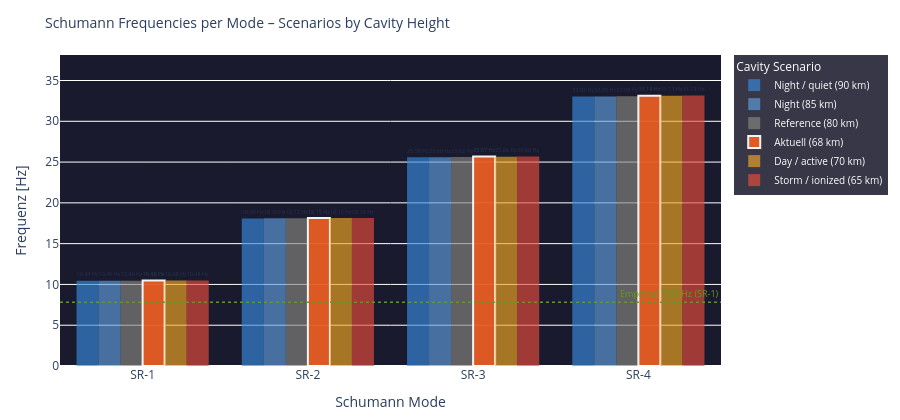

Source (notebook cell):
### Code cell
# ============================================================
# RESONANCE CONDITIONS – Schumann frequencies as bar chart
# Each SR mode: frequency at different cavity heights
# ============================================================

modi        = [1, 2, 3, 4]
h_scenarios = {
    'Night / quiet (90 km)':   90.0,
    'Night (85 km)':           85.0,
    'Reference (80 km)':        80.0,
    f'Aktuell ({h_eff:.0f} km)': float(h_eff),
    'Day / active (70 km)':     70.0,
    'Storm / ionized (65 km)': 65.0,
}
colors_h = ['#378ADD','#5F9FDD','#888780','#E85D24','#F2A623','#e74c3c']

fig = go.Figure()

x_labels = [f'SR-{n}' for n in modi]

for i, (label, h) in enumerate(h_scenarios.items()):
    freqs = [schumann_freq(n, h) for n in modi]
    # Highlight if this is the current height
    is_current = abs(h - float(h_eff)) < 0.1
    fig.add_trace(go.Bar(
        name=label,
        x=x_labels,
        y=freqs,
        marker_color=colors_h[i],
        opacity=0.95 if is_current else 0.65,
        marker_line=dict(color='white', width=2) if is_current else dict(width=0),
        text=[f'{f:.2f} Hz' for f in freqs],
        textposition='outside',
        textfont=dict(size=8),
    ))

# Referenz-Linie SR-1 = 7.83 Hz (empirisch)
fig.add_hline(y=7.83, line_dash='dot', line_color='#639922', line_width=1.5,
              annotation_text='Empirical 7.83 Hz (SR-1)',
              annotation_font=dict(size=9, color='#639922'))

fig.update_layout(
    title=dict(text='Schumann Frequencies per Mode – Scenarios by Cavity Height', font=dict(size=14)),
    barmode='group',
    xaxis=dict(title='Schumann Mode'),
    yaxis=dict(title='Frequenz [Hz]', range=[0, max(schumann_freq(4, 65)*1.15, 38)]),
    height=420,
    plot_bgcolor='#1a1a2e',
    paper_bgcolor='rgba(0,0,0,0)',
    legend=dict(title='Cavity Scenario', bgcolor='rgba(20,20,40,0.85)',
                font=dict(color='white', size=10)),
    margin=dict(l=60, r=30, t=55, b=50)
)
fig.show()

# Textausgabe Delta zur Referenz
print(f'\nFrequency delta (current {h_eff:.0f} km vs. reference 80 km):')
ref_f = {n: schumann_freq(n, 80.0) for n in modi}
act_f = {n: schumann_freq(n, float(h_eff)) for n in modi}
for n in modi:
    d = (act_f[n] - ref_f[n]) * 1000
    print(f'  SR-{n}: {act_f[n]:.4f} Hz  (Ref {ref_f[n]:.4f} Hz  Δ {d:+.1f} mHz)')

### Figure 1 — Plotly figure (JSON) as saved in the notebook; plotly's stock layout.template omitted (floating-point values rounded to 4 significant figures)
{"data": [{"marker": {"color": "#378ADD", "line": {"width": 0}}, "name": "Night / quiet (90 km)", "opacity": 0.65, "text": ["10.44 Hz", "18.09 Hz", "25.58 Hz", "33.03 Hz"], "textfont": {"size": 8}, "textposition": "outside", "type": "bar", "x": ["SR-1", "SR-2", "SR-3", "SR-4"], "y": [10.44, 18.09, 25.58, 33.03]}, {"marker": {"color": "#5F9FDD", "line": {"width": 0}}, "name": "Night (85 km)", "opacity": 0.65, "text": ["10.45 Hz", "18.10 Hz", "25.60 Hz", "33.05 Hz"], "textfont": {"size": 8}, "textposition": "outside", "type": "bar", "x": ["SR-1", "SR-2", "SR-3", "SR-4"], "y": [10.45, 18.1, 25.6, 33.05]}, {"marker": {"color": "#888780", "line": {"width": 0}}, "name": "Reference (80 km)", "opacity": 0.65, "text": ["10.46 Hz", "18.12 Hz", "25.62 Hz", "33.08 Hz"], "textfont": {"size": 8}, "textposition": "outside", "type": "bar", "x": ["SR-1", "SR-2", "SR-3", "SR-4"], "y": [10.46, 18.12, 25.62, 33.08]}, {"marker": {"color": "#E85D24", "line": {"color": "white", "width": 2}}, "name": "Aktuell (68 km)", "opacity": 0.95, "text": ["10.48 Hz", "18.15 Hz", "25.67 Hz", "33.14 Hz"], "textfont": {"size": 8}, "textposition": "outside", "type": "bar", "x": ["SR-1", "SR-2", "SR-3", "SR-4"], "y": [10.48, 18.15, 25.67, 33.14]}, {"marker": {"color": "#F2A623", "line": {"width": 0}}, "name": "Day / active (70 km)", "opacity": 0.65, "text": ["10.48 Hz", "18.15 Hz", "25.66 Hz", "33.13 Hz"], "textfont": {"size": 8}, "textposition": "outside", "type": "bar", "x": ["SR-1", "SR-2", "SR-3", "SR-4"], "y": [10.48, 18.15, 25.66, 33.13]}, {"marker": {"color": "#e74c3c", "line": {"width": 0}}, "name": "Storm / ionized (65 km)", "opacity": 0.65, "text": ["10.48 Hz", "18.16 Hz", "25.68 Hz", "33.15 Hz"], "textfont": {"size": 8}, "textposition": "outside", "type": "bar", "x": ["SR-1", "SR-2", "SR-3", "SR-4"], "y": [10.48, 18.16, 25.68, 33.15]}], "layout": {"annotations": [{"font": {"color": "#639922", "size": 9}, "showarrow": false, "text": "Empirical 7.83 Hz (SR-1)", "x": 1, "xanchor": "right", "xref": "x domain", "y": 7.83, "yanchor": "bottom", "yref": "y"}], "barmode": "group", "height": 420, "legend": {"bgcolor": "rgba(20,20,40,0.85)", "font": {"color": "white", "size": 10}, "title": {"text": "Cavity Scenario"}}, "margin": {"b": 50, "l": 60, "r": 30, "t": 55}, "paper_bgcolor": "rgba(0,0,0,0)", "plot_bgcolor": "#1a1a2e", "shapes": [{"line": {"color": "#639922", "dash": "dot", "width": 1.5}, "type": "line", "x0": 0, "x1": 1, "xref": "x domain", "y0": 7.83, "y1": 7.83, "yref": "y"}], "title": {"font": {"size": 14}, "text": "Schumann Frequencies per Mode – Scenarios by Cavity Height"}, "xaxis": {"title": {"text": "Schumann Mode"}}, "yaxis": {"range": [0, 38.13], "title": {"text": "Frequenz [Hz]"}}}}
